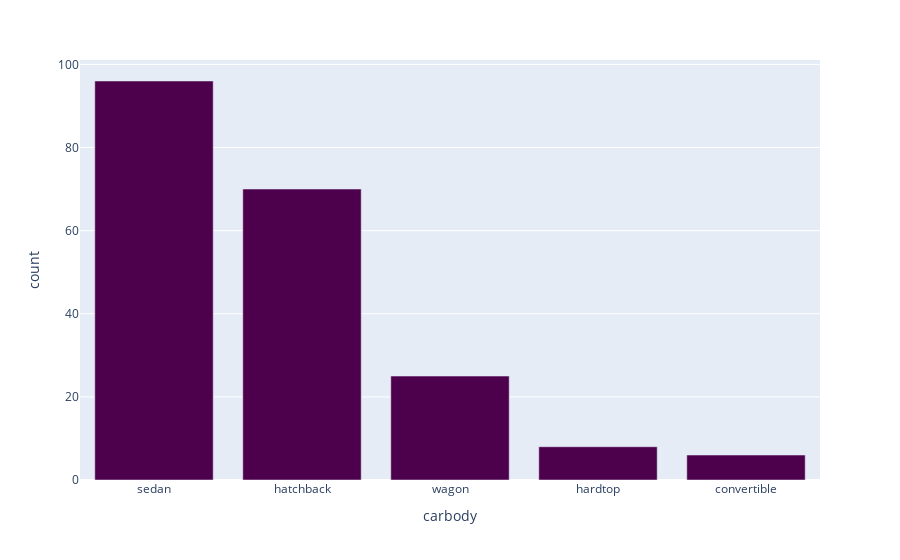

Notebook code for this chart:
### Code cell
px.bar(car['carbody'].value_counts(),y='count',color_discrete_sequence=px.colors.sequential.BuPu_r)

### Figure 1 — Plotly figure (JSON) as saved in the notebook; plotly's stock layout.template omitted (floating-point values rounded to 4 significant figures)
{"data": [{"alignmentgroup": "True", "hovertemplate": "carbody=%{x}<br>count=%{y}<extra></extra>", "legendgroup": "", "marker": {"color": "rgb(77,0,75)", "pattern": {"shape": ""}}, "name": "", "offsetgroup": "", "orientation": "v", "showlegend": false, "textposition": "auto", "type": "bar", "x": ["sedan", "hatchback", "wagon", "hardtop", "convertible"], "xaxis": "x", "y": [96, 70, 25, 8, 6], "yaxis": "y"}], "layout": {"autosize": true, "barmode": "relative", "legend": {"tracegroupgap": 0}, "margin": {"t": 60}, "xaxis": {"anchor": "y", "autorange": true, "domain": [0, 1], "range": [-0.5, 4.5], "title": {"text": "carbody"}, "type": "category"}, "yaxis": {"anchor": "x", "autorange": true, "domain": [0, 1], "range": [0, 101.1], "title": {"text": "count"}, "type": "linear"}}}
